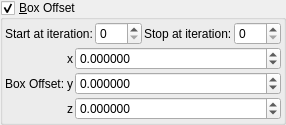
    <widget class="MyGroupBox" name="groupCheck_transf_function_enabledx_false">
     <property name="title">
      <string>&amp;Box Offset</string>
     </property>
     <property name="checkable">
      <bool>true</bool>
     </property>
     <layout class="QVBoxLayout" name="verticalLayout_21" stretch="0,0">
      <property name="spacing">
       <number>2</number>
      </property>
      <property name="leftMargin">
       <number>2</number>
      </property>
      <property name="topMargin">
       <number>2</number>
      </property>
      <property name="rightMargin">
       <number>2</number>
      </property>
      <property name="bottomMargin">
       <number>2</number>
      </property>
      <item>
       <layout class="QGridLayout" name="gridLayout_64">
        <property name="spacing">
         <number>2</number>
        </property>
        <item row="0" column="3">
         <widget class="MySpinBox" name="spinboxInt_transf_stop_iterations_A">
          <property name="sizePolicy">
           <sizepolicy hsizetype="Minimum" vsizetype="Maximum">
            <horstretch>0</horstretch>
            <verstretch>0</verstretch>
           </sizepolicy>
          </property>
          <property name="maximum">
           <number>999</number>
          </property>
         </widget>
        </item>
        <item row="0" column="2">
         <widget class="QLabel" name="label_248">
          <property name="text">
           <string>Stop at iteration:</string>
          </property>
         </widget>
        </item>
        <item row="0" column="1">
         <widget class="MySpinBox" name="spinboxInt_transf_start_iterations_A">
          <property name="sizePolicy">
           <sizepolicy hsizetype="Minimum" vsizetype="Maximum">
            <horstretch>0</horstretch>
            <verstretch>0</verstretch>
           </sizepolicy>
          </property>
          <property name="maximum">
           <number>999</number>
          </property>
         </widget>
        </item>
        <item row="0" column="0">
         <widget class="QLabel" name="label_249">
          <property name="text">
           <string>Start at iteration:</string>
          </property>
         </widget>
        </item>
       </layout>
      </item>
      <item>
       <layout class="QGridLayout" name="gridLayout" columnstretch="0,0,0,1">
        <property name="spacing">
         <number>2</number>
        </property>
        <item row="1" column="3">
         <widget class="MyDoubleSpinBox" name="spinbox3_transf_addition_constantA_000_x">
          <property name="sizePolicy">
           <sizepolicy hsizetype="Minimum" vsizetype="Maximum">
            <horstretch>0</horstretch>
            <verstretch>0</verstretch>
           </sizepolicy>
          </property>
          <property name="prefix">
           <string/>
          </property>
          <property name="suffix">
           <string/>
          </property>
          <property name="decimals">
           <number>6</number>
          </property>
          <property name="minimum">
           <double>-99.989999999999995</double>
          </property>
          <property name="maximum">
           <double>99.989999999999995</double>
          </property>
          <property name="singleStep">
           <double>0.100000000000000</double>
          </property>
         </widget>
        </item>
        <item row="2" column="1">
         <widget class="QLabel" name="label_2">
          <property name="text">
           <string>Box Offset:</string>
          </property>
         </widget>
        </item>
        <item row="3" column="3">
         <widget class="MyDoubleSpinBox" name="spinbox3_transf_addition_constantA_000_z">
          <property name="sizePolicy">
           <sizepolicy hsizetype="Minimum" vsizetype="Maximum">
            <horstretch>0</horstretch>
            <verstretch>0</verstretch>
           </sizepolicy>
          </property>
          <property name="prefix">
           <string/>
          </property>
          <property name="suffix">
           <string/>
          </property>
          <property name="decimals">
           <number>6</number>
          </property>
          <property name="minimum">
           <double>-99.989999999999995</double>
          </property>
          <property name="maximum">
           <double>99.989999999999995</double>
          </property>
          <property name="singleStep">
           <double>0.100000000000000</double>
          </property>
         </widget>
        </item>
        <item row="1" column="2">
         <widget class="QLabel" name="label_109">
          <property name="text">
           <string notr="true">x</string>
          </property>
         </widget>
        </item>
        <item row="2" column="2">
         <widget class="QLabel" name="label_110">
          <property name="text">
           <string notr="true">y</string>
          </property>
         </widget>
        </item>
        <item row="2" column="3">
         <widget class="MyDoubleSpinBox" name="spinbox3_transf_addition_constantA_000_y">
          <property name="sizePolicy">
           <sizepolicy hsizetype="Minimum" vsizetype="Maximum">
            <horstretch>0</horstretch>
            <verstretch>0</verstretch>
           </sizepolicy>
          </property>
          <property name="prefix">
           <string/>
          </property>
          <property name="suffix">
           <string/>
          </property>
          <property name="decimals">
           <number>6</number>
          </property>
          <property name="minimum">
           <double>-99.989999999999995</double>
          </property>
          <property name="maximum">
           <double>99.989999999999995</double>
          </property>
          <property name="singleStep">
           <double>0.100000000000000</double>
          </property>
         </widget>
        </item>
        <item row="3" column="2">
         <widget class="QLabel" name="label_111">
          <property name="text">
           <string notr="true">z</string>
          </property>
         </widget>
        </item>
       </layout>
      </item>
     </layout>
    </widget>
